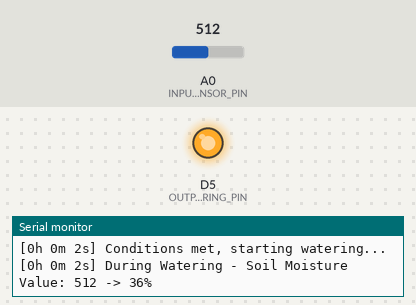
Recording of a sketch running on a simulated ESP8266 (NodeMCU). Parts: output pins drawn as LEDs (lit = HIGH), the last lines printed to the serial monitor. The test bench sets the inputs (shaded band); at power-on: A0 (INPUT_SENSOR_PIN) = 512. WiFi joins after 1.5 s; servers stay silent unless stated; network time is answered at once with the bench clock; the local clock reads 2024-03-15 10:24:30 at power-on unless the sketch sets it.

Above: at 3.9 s.
4.0 s: A0 (INPUT_SENSOR_PIN) set to 475
6.1 s: A0 (INPUT_SENSOR_PIN) set to 443
At 8.2 s:
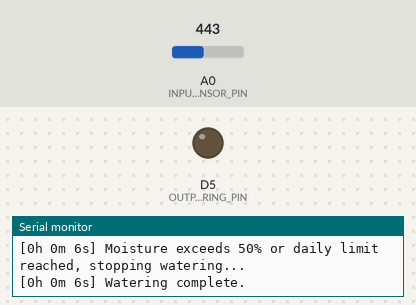
Timing chart, 0 to 9.7 s (numbered marks = the images above; inputs shaded):
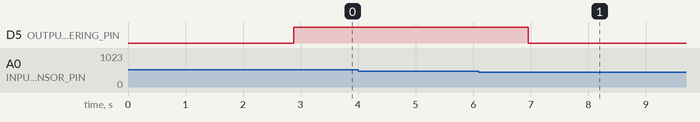

The sketch:

watering_logic.ino
```cpp
#include <ESP8266WiFi.h>
#include <WiFiUdp.h>
#include <NTPClient.h>
#include <WiFiClient.h>
#include <ESP8266WiFiMulti.h>

const char* ssid = "";
const char* password = "";

// NodeMCU board, ESP-12E, 8622
#define BAUD_RATE 9600
#define OUTPUT_WATERING_PIN D5
#define INPUT_SENSOR_PIN A0
#define TCP_PORT 23  // TCP port for logging

// Capacitive Soil Moisture sensor v1.2
#define DRY_VALUE 650
#define WET_VALUE 276

#define second 1000
#define WATERING_TIME 120 * second  // 2 minutes
#define MAX_DAILY_WATERING_TIME 1800 * second  // 30 minutes
#define WIFI_TIMEOUT 30 * second

unsigned long dailyWateringTime = 0;
unsigned long lastResetTime = 0;
bool timeRetrieved = false;
int currentHour = 0;
bool isWatering = false;

ESP8266WiFiMulti WiFiMulti;
WiFiServer server(TCP_PORT);
WiFiClient client;

WiFiUDP ntpUDP;
NTPClient timeClient(ntpUDP, "pool.ntp.org", 0, 60 * second);  // NTP Client to get time, update every minute

void setup() {
  Serial.begin(BAUD_RATE);
  delay(second);
  logMessage("Setup started: Soil Moisture Sensor Calibration Test");

  pinMode(OUTPUT_WATERING_PIN, OUTPUT);
  digitalWrite(OUTPUT_WATERING_PIN, LOW);

  logMessage("Attempting to connect to Wi-Fi: " + String(ssid));
  WiFi.begin(ssid, password);

  unsigned long startAttemptTime = millis();

  while (WiFi.status() != WL_CONNECTED && millis() - startAttemptTime < WIFI_TIMEOUT) {
    delay(0.5 * second);
    Serial.print(".");
  }

  if (WiFi.status() == WL_CONNECTED) {
    logMessage("Wi-Fi connected successfully.");
    logMessage("IP address: " + WiFi.localIP().toString());

    timeClient.begin();
    timeClient.setTimeOffset(3600 * 2);  // Adjusts for timezone

    logMessage("Attempting to retrieve time from NTP server...");
    if (timeClient.update()) {
      timeRetrieved = true;
      currentHour = timeClient.getHours();
      logMessage("Time successfully retrieved. Current hour: " + String(currentHour));
    } else {
      logMessage("Failed to retrieve time from NTP server.");
    }

    logMessage("Starting TCP server on port " + String(TCP_PORT) + "...");
    server.begin();
    logMessage("TCP server started successfully.");
  } else {
    logMessage("Wi-Fi connection failed. Continuing without Wi-Fi.");
  }
}

void loop() {
  if (millis() - lastResetTime > second * 3600 * 24) {
    dailyWateringTime = 0;
    lastResetTime = millis();

    logMessage("Resetting daily watering time.");

    // Try to update time from NTP server once a day
    if (WiFi.status() == WL_CONNECTED && timeClient.update()) {
      timeRetrieved = true;
      currentHour = timeClient.getHours();
      logMessage("Daily NTP update successful. Current hour: " + String(currentHour));
    } else {
      timeRetrieved = false;
      logMessage("Failed to retrieve time from NTP server during daily update.");
    }
  }

  int sensorValue = analogRead(INPUT_SENSOR_PIN);
  int moisturePercentage = map(sensorValue, DRY_VALUE, WET_VALUE, 0, 100);
  moisturePercentage = constrain(moisturePercentage, 0, 100);

  logMessage("Soil Moisture Value: " + String(sensorValue) + " -> " + String(moisturePercentage) + "%");

  bool withinTimeRange = timeRetrieved ? (currentHour >= 10 && currentHour < 18) : true;

  String stopReasons = "";
  bool shouldStop = false;

  // Check conditions and log the limiting factor
  if (moisturePercentage >= 50) {
    stopReasons += "Moisture is above 50%; ";
    shouldStop = true;
  }
  if (dailyWateringTime >= MAX_DAILY_WATERING_TIME) {
    stopReasons += "Daily limit reached; ";
    shouldStop = true;
  }
  if (!withinTimeRange) {
    stopReasons += "Out of time range (10:00 - 18:00); ";
    shouldStop = true;
  }

  if (shouldStop && isWatering) {
    logMessage(stopReasons + "stopping watering...");
    digitalWrite(OUTPUT_WATERING_PIN, LOW);
    isWatering = false;
  } else if (shouldStop && !isWatering) {
    logMessage("Watering not started. Limiting factors: " + stopReasons);
  } else if (!shouldStop && !isWatering) {
    logMessage("Conditions met, starting watering...");
    digitalWrite(OUTPUT_WATERING_PIN, HIGH);
    isWatering = true;
    unsigned long startWateringTime = millis();

    while (millis() - startWateringTime < WATERING_TIME) {
      sensorValue = analogRead(INPUT_SENSOR_PIN);
      moisturePercentage = map(sensorValue, DRY_VALUE, WET_VALUE, 0, 100);
      moisturePercentage = constrain(moisturePercentage, 0, 100);

      if (moisturePercentage >= 50 || dailyWateringTime >= MAX_DAILY_WATERING_TIME) {
        logMessage("Moisture exceeds 50% or daily limit reached, stopping watering...");
        break;
      }

      logMessage("During Watering - Soil Moisture Value: " + String(sensorValue) + " -> " + String(moisturePercentage) + "%");

      delay(second);
    }

    unsigned long wateringDuration = millis() - startWateringTime;
    dailyWateringTime += wateringDuration;
    digitalWrite(OUTPUT_WATERING_PIN, LOW);
    isWatering = false;
    logMessage("Watering complete.");
  }

  delay(10 * second);

  // Handle client connection for logging
  if (!client || !client.connected()) {
    client = server.available();
  }

  if (client && client.connected()) {
    while (client.available()) {
      client.read();  // Clear any incoming data
    }
  }
}


void logMessage(String message) {
  unsigned long timeSinceBoot = millis();
  unsigned long secondsSinceBoot = timeSinceBoot / 1000;
  unsigned long minutesSinceBoot = secondsSinceBoot / 60;
  unsigned long hoursSinceBoot = minutesSinceBoot / 60;

  secondsSinceBoot %= 60;
  minutesSinceBoot %= 60;

  String timestamp = "[" + String(hoursSinceBoot) + "h " + String(minutesSinceBoot) + "m " + String(secondsSinceBoot) + "s] ";

  String logEntry = timestamp + message;
  Serial.println(logEntry);

  if (client && client.connected()) {
    client.println(logEntry);
  }
}
```

Measured:
- the behaviour switches between 462 and 461 on A0 (INPUT_SENSOR_PIN) (found by bisection; images 0 and 1)
- after the input at 6.1 s, D5 (OUTPUT_WATERING_PIN): HIGH → LOW after 0.86 s
